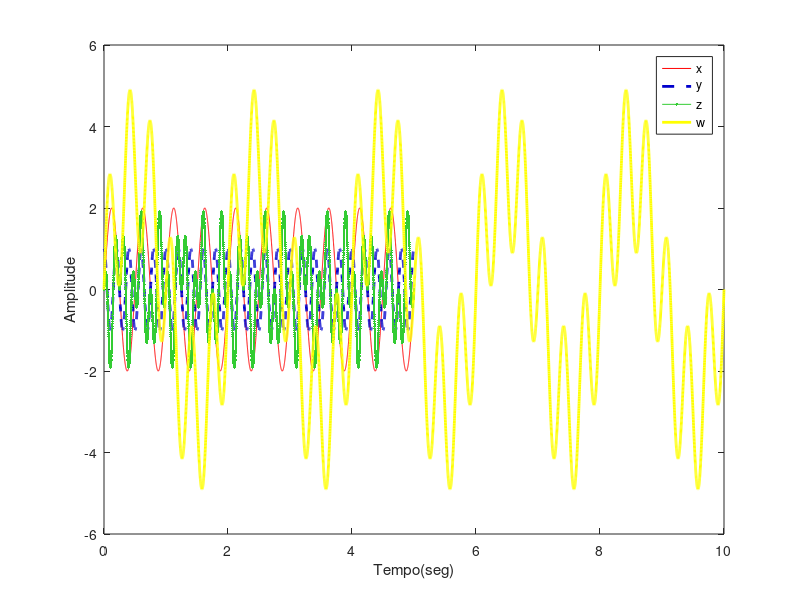

Source code (MATLAB):
Ta = 0.001;
t = [0:Ta:5];
tw = [0:Ta:10];

x = 2*sin(4*pi*t);
y = cos(10*pi*t);
z = x.*y;
w = 3*sin(pi*tw) + 2*sin(6*pi*tw);

#plot(t, x, t, y, t, z, tw, w)
#plot(t, x, '-r', t, y, '--b', t, z, '.-g', tw, w, 'y')

plot(t, x, 'r');
hold on;
plot(t, y, '--', 'LineWidth', 2, 'color', [0 0 0.8]);
plot(t, z, '.-', 'Color', [0.2 0.8 0.2]);
plot(tw, w, '-y', 'LineWidth', 2);
hold off;
xlabel('Tempo(seg)');
ylabel('Amplitude');
legend('x', 'y', 'z', 'w');